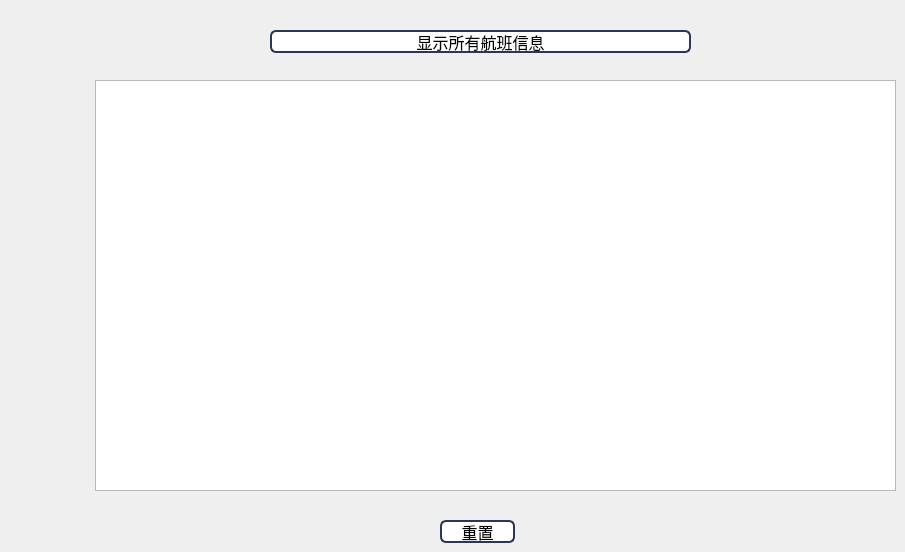
       <widget class="QWidget" name="tab_17">
        <attribute name="title">
         <string>导出航班信息</string>
        </attribute>
        <widget class="QPushButton" name="pushButton_36">
         <property name="geometry">
          <rect>
           <x>270</x>
           <y>30</y>
           <width>421</width>
           <height>23</height>
          </rect>
         </property>
         <property name="font">
          <font>
           <family>微软雅黑</family>
           <pointsize>12</pointsize>
          </font>
         </property>
         <property name="styleSheet">
          <string notr="true">border: 2px solid rgb(41,57,85);
border-radius:6px;
background:white;
selection-background-color:green;</string>
         </property>
         <property name="text">
          <string>显示所有航班信息</string>
         </property>
        </widget>
        <widget class="QTextBrowser" name="textBrowser_6">
         <property name="geometry">
          <rect>
           <x>95</x>
           <y>80</y>
           <width>801</width>
           <height>411</height>
          </rect>
         </property>
         <property name="font">
          <font>
           <family>微软雅黑</family>
           <pointsize>12</pointsize>
           <italic>false</italic>
           <underline>false</underline>
           <strikeout>false</strikeout>
           <stylestrategy>PreferDefault</stylestrategy>
           <kerning>true</kerning>
          </font>
         </property>
         <property name="styleSheet">
          <string notr="true">background-image: url(:/photo/656.jpg);</string>
         </property>
        </widget>
        <widget class="QPushButton" name="pushButton_37">
         <property name="geometry">
          <rect>
           <x>440</x>
           <y>520</y>
           <width>75</width>
           <height>23</height>
          </rect>
         </property>
         <property name="font">
          <font>
           <family>微软雅黑</family>
           <pointsize>12</pointsize>
          </font>
         </property>
         <property name="styleSheet">
          <string notr="true">border: 2px solid rgb(41,57,85);
border-radius:6px;
background:white;
selection-background-color:green;</string>
         </property>
         <property name="text">
          <string>重置</string>
         </property>
        </widget>
       </widget>
